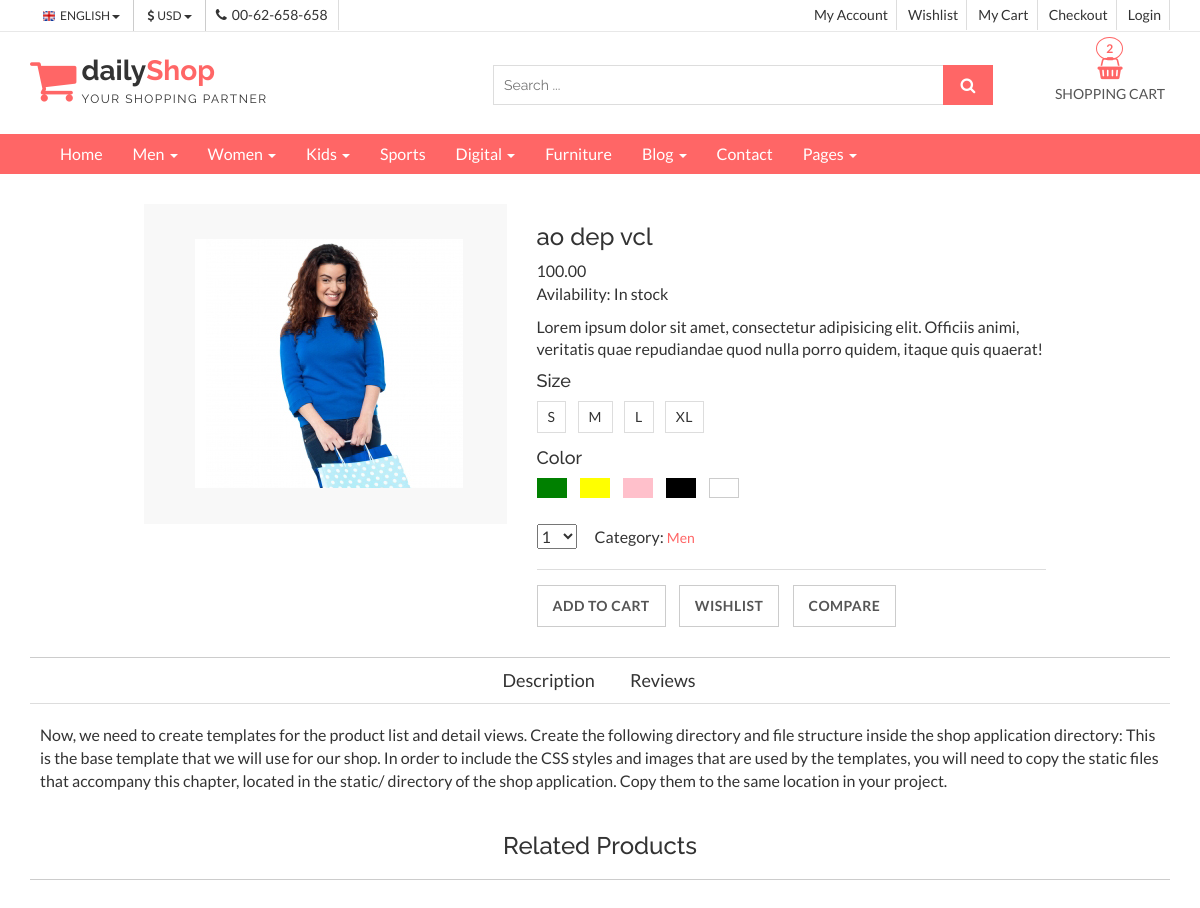
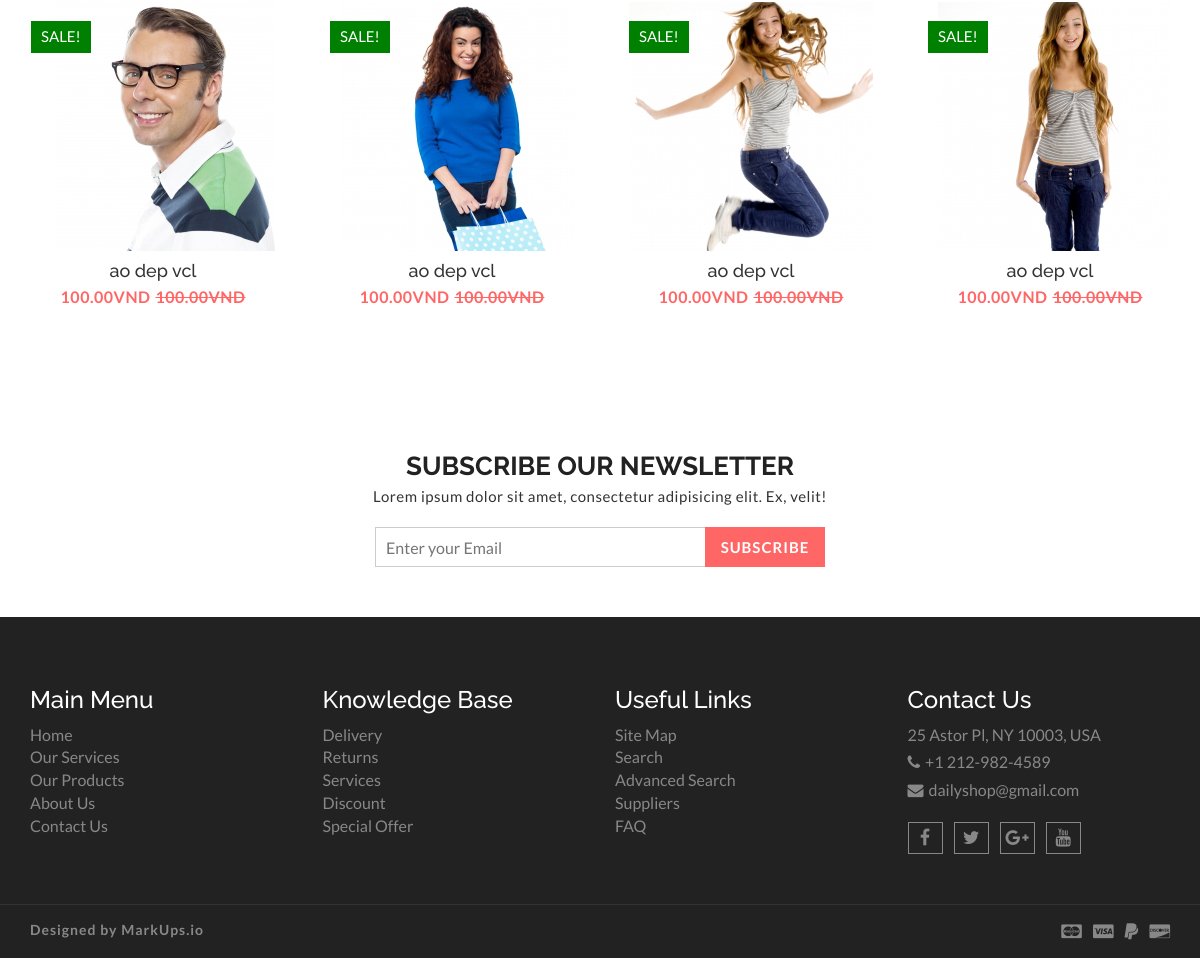
The app's page /2/ao-dep-vcl/ with its own data (2 pictures, top to bottom).
### shop/models.py (models this page shows, shortened)
class Product(models.Model):
	category = models.ForeignKey(Category,
		                        on_delete=models.CASCADE,
		                        related_name='products')
	name = models.CharField(max_length=200, db_index=True)
	slug = models.SlugField(max_length=200, db_index=True)
	image = models.ImageField(upload_to='products', blank=True)
	description = models.TextField(blank=True)
	price = models.DecimalField(max_digits=10, decimal_places=2)
	available = models.BooleanField(default=True)
	created = models.DateTimeField(auto_now_add=True)
	updated = models.DateTimeField(auto_now=True)
	class Meta:
		ordering = ('name',)
		index_together = (('id', 'slug'),)

class Category(models.Model):
	name = models.CharField(max_length=200, db_index=True)
	slug = models.SlugField(max_length=200, unique=True)
	class Meta:
		ordering = ('id',)
		verbose_name = 'category'
		verbose_name_plural = 'categories'
	def __str__(self):
		return self.name

### shop/views.py (the view)
# urls.py: path('<int:id>/<slug:slug>/', views.product_detail, name='product_detail'),
def product_detail(request, id, slug):
	products = Product.objects.filter(available=True)[:4]
	product = get_object_or_404(Product, id=id, slug=slug)
	context = {
	    'product': product,
	    'products': products
	}
	return render(request, 'shop/product/detail.html', context)

### templates/shop/product/detail.html (shortened to what this page needs)
{% extends "base.html" %}
{% load static %}
{% block content %}
 <section id="menu">
    <div class="container">
      <div class="menu-area">
        <div class="navbar navbar-default" role="navigation">
            <div class="navbar-collapse collapse">
            <ul class="nav navbar-nav">
              <li><a href="index.html">Home</a></li>
              <li><a href="#">Men <span class="caret"></span></a>
              </li>
              <li><a href="#">Women <span class="caret"></span></a>
              </li>
              <li><a href="#">Kids <span class="caret"></span></a>
              </li>
              <li><a href="#">Sports</a></li>
             <li><a href="#">Digital <span class="caret"></span></a>
              </li>
              <li><a href="#">Furniture</a></li>
              <li><a href="blog-archive.html">Blog <span class="caret"></span></a>
              </li>
              <li><a href="contact.html">Contact</a></li>
              <li><a href="#">Pages <span class="caret"></span></a>
              </li>
            </ul>
          </div>
        </div>
      </div>
      </div>
  </section>
  <section id="aa-product-details">
    <div class="container">
      <div class="row">
        <div class="col-md-12">
          <div class="aa-product-details-area">
            <div class="aa-product-details-content">
              <div class="row">
                <div class="col-md-5 col-sm-5 col-xs-12">
                  <div class="aa-product-view-slider">
                    <div id="demo-1" class="simpleLens-gallery-container">
                      <div class="simpleLens-container">
                        <div class="simpleLens-big-image-container"><a data-lens-image="img/view-slider/large/polo-shirt-1.png" class="simpleLens-lens-image"><img src="{{ product.image.url }}" class="simpleLens-big-image"></a></div>
                      </div>
                    </div>
                  </div>
                </div>
                <div class="col-md-7 col-sm-7 col-xs-12">
                  <div class="aa-product-view-content">
                    <h3>{{ product.name }}</h3>
                    <div class="aa-price-block">
                      <span class="aa-product-view-price">{{ product.price }}</span>
                      <p class="aa-product-avilability">Avilability: <span>In stock</span></p>
                    </div>
                    <p>Lorem ipsum dolor sit amet, consectetur adipisicing elit. Officiis animi, veritatis quae repudiandae quod nulla porro quidem, itaque quis quaerat!</p>
                    <h4>Size</h4>
                    <div class="aa-prod-view-size">
                      <a href="#">S</a>
                      <a href="#">M</a>
                      <a href="#">L</a>
                      <a href="#">XL</a>
                    </div>
                    <h4>Color</h4>
                    <div class="aa-color-tag">
                      <a href="#" class="aa-color-green"></a>
                      <a href="#" class="aa-color-yellow"></a>
                      <a href="#" class="aa-color-pink"></a>
                      <a href="#" class="aa-color-black"></a>
                      <a href="#" class="aa-color-white"></a>
                    </div>
                    <div class="aa-prod-quantity">
                      <form action="">
                        <select id="" name="">
                          <option selected="1" value="0">1</option>
                        </select>
                      </form>
                      <p class="aa-prod-category">
                        Category: <a href="#">{{ product.category }}</a>
                      </p>
                    </div>
                    <div class="aa-prod-view-bottom">
                      <a class="aa-add-to-cart-btn" href="#">Add To Cart</a>
                      <a class="aa-add-to-cart-btn" href="#">Wishlist</a>
                      <a class="aa-add-to-cart-btn" href="#">Compare</a>
                    </div>
                  </div>
                </div>
              </div>
            </div>
            <div class="aa-product-details-bottom">
              <ul class="nav nav-tabs" id="myTab2">
                <li><a href="#description" data-toggle="tab">Description</a></li>
                <li><a href="#review" data-toggle="tab">Reviews</a></li>
              </ul>
              <div class="tab-content">
                <div class="tab-pane fade in active" id="description">
                  {{ product.description }}
                </div>
              </div>
            </div>
            <div class="aa-product-related-item">
              <h3>Related Products</h3>
              <ul class="aa-product-catg aa-related-item-slider">
              	{% for p in products %}
                <li>
                  <figure>
                    <a class="aa-product-img" href="#"><img src="{{ p.image.url }}" alt="polo shirt img"></a>
                     <figcaption>
                      <h4 class="aa-product-title"><a href="#">{{ p.name }}</a></h4>
                      <span class="aa-product-price">{{ p.price }}VND</span><span class="aa-product-price"><del>{{ p.price }}VND</del></span>
                    </figcaption>
                  </figure>
                  <span class="aa-badge aa-sale" href="#">SALE!</span>
                </li>
                 {% endfor %}
              </ul>
            </div>
          </div>
        </div>
      </div>
    </div>
  </section>
  <section id="aa-subscribe">
    <div class="container">
      <div class="row">
        <div class="col-md-12">
          <div class="aa-subscribe-area">
            <h3>Subscribe our newsletter </h3>
            <p>Lorem ipsum dolor sit amet, consectetur adipisicing elit. Ex, velit!</p>
            <form action="" class="aa-subscribe-form">
              <input type="email" name="" id="" placeholder="Enter your Email">
              <input type="submit" value="Subscribe">
            </form>
          </div>
        </div>
      </div>
    </div>
  </section>
  {% endblock %}

### static/css/theme-color/default-theme.css (style rules this page uses)
#menu { background-color: #ff6666; }
.aa-product-catg li .aa-product-price { color: #ff6666; }
#aa-subscribe .aa-subscribe-area .aa-subscribe-form input[type="submit"] { background: #ff6666 none repeat scroll 0 0; border: 1px solid #ff6666; }
#aa-product-details .aa-product-details-area .aa-product-details-content .aa-product-view-content .aa-prod-quantity .aa-prod-category a { color: #ff6666; }

### records on screen
Product: image (picture), name "ao dep vcl", price "100.00", category "Men", description "Now, we need to create templates for the product list and detail views. Create the following directory and file structure inside the shop application directory: This is the base template that we will use for our shop. In order to include the CSS styles and images that are used by the templates, you will need to copy the static files that accompany this chapter, located in the static/ directory of the shop application. Copy them to the same location in your project."
Product: image (picture), name "ao dep vcl", price "100.00"
Product: image (picture), name "ao dep vcl", price "100.00"
Product: image (picture), name "ao dep vcl", price "100.00"
